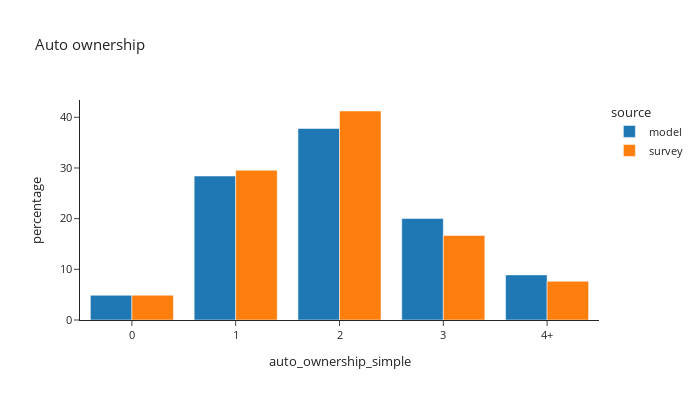

The code cell stored with this chart in its notebook:
### Code cell
df_plot = hh.groupby(['source','auto_ownership_simple'])['hhexpfac'].sum().reset_index()

df_plot['percentage'] = df_plot.groupby(['source'], group_keys=False)['hhexpfac'].\
        apply(lambda x: 100 * x / float(x.sum()))
df_plot['source'] = df_plot['source'].astype(pd.CategoricalDtype(['model', 'survey']))

fig = px.bar(df_plot.sort_values(by=['source']), x="auto_ownership_simple", y="percentage", color="source",
             barmode="group",template="simple_white",
             title="Auto ownership")
fig.update_layout(height=400, width=700, font=dict(size=11))
fig.show()

### Figure 1 — Plotly figure (JSON) as saved in the notebook; plotly's stock layout.template omitted (floating-point values rounded to 4 significant figures)
{"data": [{"alignmentgroup": "True", "hovertemplate": "source=model<br>auto_ownership_simple=%{x}<br>percentage=%{y}<extra></extra>", "legendgroup": "model", "marker": {"color": "#1F77B4", "pattern": {"shape": ""}}, "name": "model", "offsetgroup": "model", "orientation": "v", "showlegend": true, "textposition": "auto", "type": "bar", "x": ["0", "1", "2", "3", "4+"], "xaxis": "x", "y": [4.875, 28.41, 37.79, 20.02, 8.9], "yaxis": "y"}, {"alignmentgroup": "True", "hovertemplate": "source=survey<br>auto_ownership_simple=%{x}<br>percentage=%{y}<extra></extra>", "legendgroup": "survey", "marker": {"color": "#FF7F0E", "pattern": {"shape": ""}}, "name": "survey", "offsetgroup": "survey", "orientation": "v", "showlegend": true, "textposition": "auto", "type": "bar", "x": ["0", "1", "2", "3", "4+"], "xaxis": "x", "y": [4.89, 29.55, 41.24, 16.68, 7.634], "yaxis": "y"}], "layout": {"barmode": "group", "font": {"size": 11}, "height": 400, "legend": {"title": {"text": "source"}, "tracegroupgap": 0}, "title": {"text": "Auto ownership"}, "width": 700, "xaxis": {"anchor": "y", "domain": [0, 1], "title": {"text": "auto_ownership_simple"}}, "yaxis": {"anchor": "x", "domain": [0, 1], "title": {"text": "percentage"}}}}
